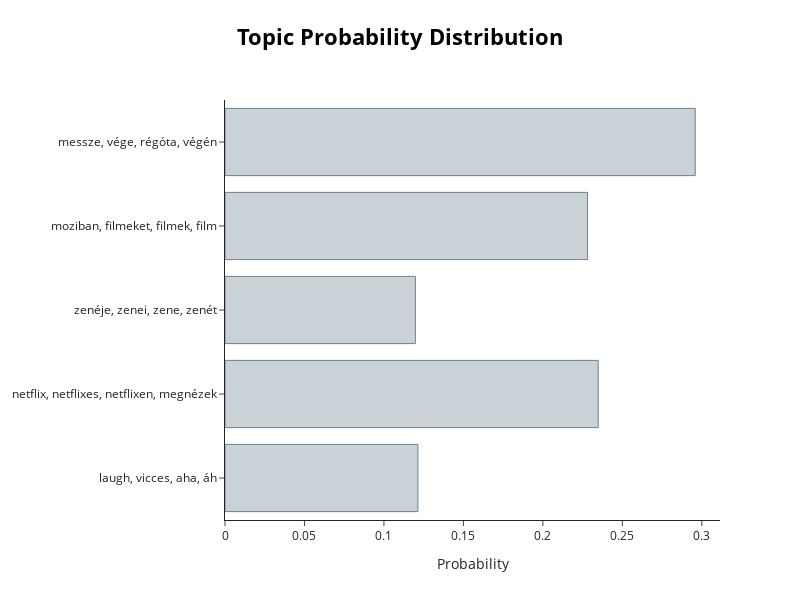

Notebook cell for this chart:
### Code cell
print("Egy tetszőlegesen választott beszédforduló és a beszédforduló topikjainak eloszlása:")
print("A beszédforduló:", docs[19335])
topic_distr, xyz = final_model.approximate_distribution(docs)
final_model.visualize_distribution(topic_distr[19335], custom_labels = True)

### Figure 1 — Plotly figure (JSON) as saved in the notebook; plotly's stock layout.template omitted (floating-point values rounded to 4 significant figures)
{"data": [{"marker": {"color": "#C8D2D7", "line": {"color": "#6E8484", "width": 1}}, "orientation": "h", "x": [0.1214, 0.2348, 0.1198, 0.2281, 0.2959], "y": ["laugh, vicces, aha, áh", "netflix, netflixes, netflixen, megnézek", "zenéje, zenei, zene, zenét", "moziban, filmeket, filmek, film", "messze, vége, régóta, végén"], "type": "bar"}], "layout": {"title": {"font": {"size": 22, "color": "Black"}, "text": "<b>Topic Probability Distribution</b>", "y": 0.95, "x": 0.5, "xanchor": "center", "yanchor": "top"}, "hoverlabel": {"font": {"size": 16, "family": "Rockwell"}, "bgcolor": "white"}, "xaxis": {"title": {"text": "Probability"}}, "width": 800, "height": 600}}
